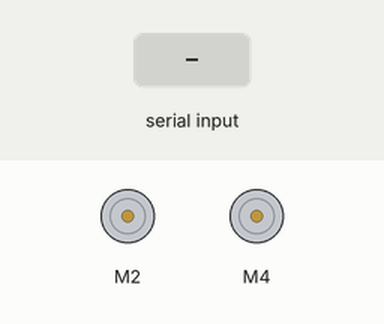
Recording of a sketch running on a simulated Arduino Uno, built with avr-gcc and run on an emulated ATmega328P. Shown: 2 × DC motor (green arrow = forward, orange = backward, longer = faster). The test bench sets the inputs (shaded band).

Above: at 1.2 s.
1.3 s: "UP" received over the second serial link
At 2.0 s:
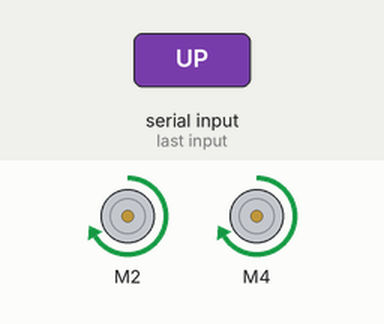
2.8 s: "OFF" received over the second serial link
At 3.2 s:
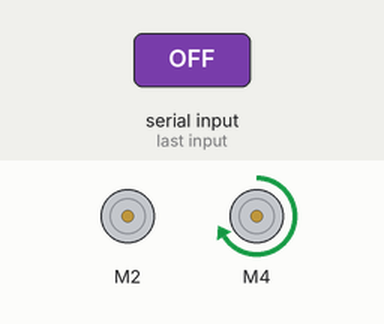
4.3 s: "90:45:200\n" received over the second serial link
At 5.5 s:
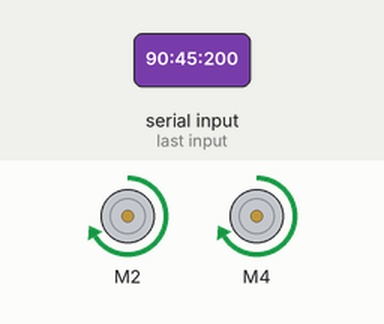
5.8 s: "DOWN" received over the second serial link
At 6.7 s:
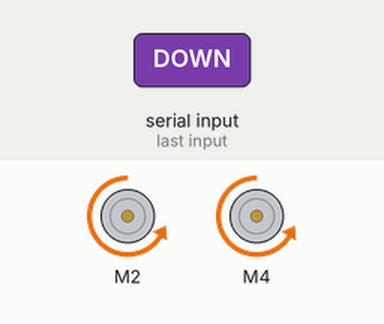
7.3 s: "RIGHT" received over the second serial link
At 7.9 s:
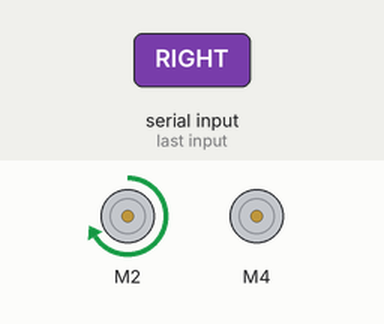
8.8 s: "30:150:10\n" received over the second serial link
At 9.2 s:
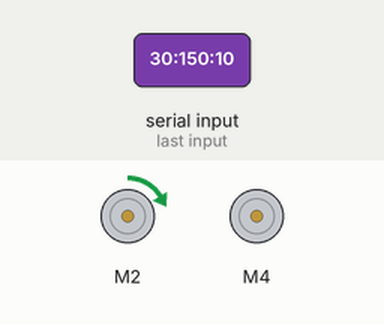
Timing chart, 0 to 11.3 s (numbered marks = the images above; inputs shaded):
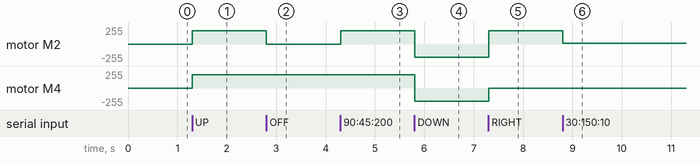

The sketch:

caro.ino
```cpp
#include <AFMotor.h>
#include <SoftwareSerial.h>

AF_DCMotor motorl(2);
AF_DCMotor motorr(4);

SoftwareSerial blSerial(0, 1);

char command;
String string;

void setup() {
  blSerial.begin(9600);

  motorl.setSpeed(200);
  motorr.setSpeed(200);

  motorl.run(RELEASE);
  motorr.run(RELEASE);
}

void loop() {

  if (blSerial.available() > 0)
                          {string = "";}

    while(blSerial.available() > 0)
    {
      command = ((byte)blSerial.read());

      if(command == ':')
      {
        break;
      }
      else
      {
        string += command;
      }
      delay(1);
    }
    if (string == "ON"){
      motorr.setSpeed(200);
    }
    if (string == "OFF"){
      motorl.setSpeed(0);
    }
    if(string == "UP")
    {
      motorr.run(FORWARD);
      motorl.run(FORWARD);
    }
    if(string == "DOWN")
    {
      motorr.run(BACKWARD);
      motorl.run(BACKWARD);
    }
    if(string == "RIGHT")
    {
       motorr.run(RELEASE);
       motorl.run(FORWARD);
         }
    if(string == "LEFT")
    {
       motorl.run(RELEASE);
       motorr.run(FORWARD);

    }
    if (string == "STOP"){
       motorr.run(RELEASE);
       motorl.run(RELEASE);
    }
    if ((string.toInt()>0)&&(string.toInt()<=255)){
      motorr.setSpeed(string.toInt());
      motorl.setSpeed(string.toInt());
    }


}
```

Measured:
- after the input at 1.3 s, motor M2, motor M4: stopped → forward 200/255 at once
- after the input at 2.8 s, motor M2: forward 200/255 → stopped at once
- after the input at 4.3 s, motor M2: stopped → forward 200/255 at once
- after the input at 5.8 s, motor M2, motor M4: forward 200/255 → backward 200/255 at once
- after the input at 7.3 s, motor M2: backward 200/255 → forward 200/255 at once; motor M4: backward 200/255 → stopped at once
- after the input at 8.8 s, motor M2: forward 200/255 → forward 10/255 at once
